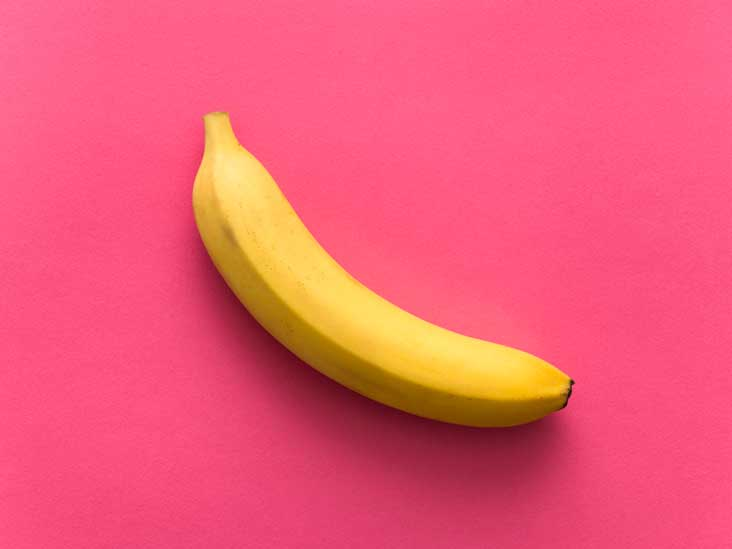
%> input picture src/banana_88.jpg, 732 x 549 px
$ octave --eval "result = roberts(imread('banana_88.jpg'));"   (GNU Octave 9; MATLAB toolbox functions it lacks are replaced by stand-ins)
%> lines starting %> are read from the running program, lines starting %| are printed output that depends on the picture; in (x1, y1, x2, y2) boxes, pixels count from 0 and x2, y2 are one past the last pixel; in counts of white or black regions, pixels touching at a corner belong together; the program's own positions count from 1
function edge_image = roberts(img)
    [M,N,D]=size(img);
%> M = 549; N = 732; D = 3
    Rx = [1 0; 0 -1];
    Ry = [0 1; -1 0];
    Jx = convn(double(img), double(Rx), 'same');
    Jy = convn(double(img), double(Ry), 'same');
    edge_image = sqrt(Jx.^2 + Jy.^2);
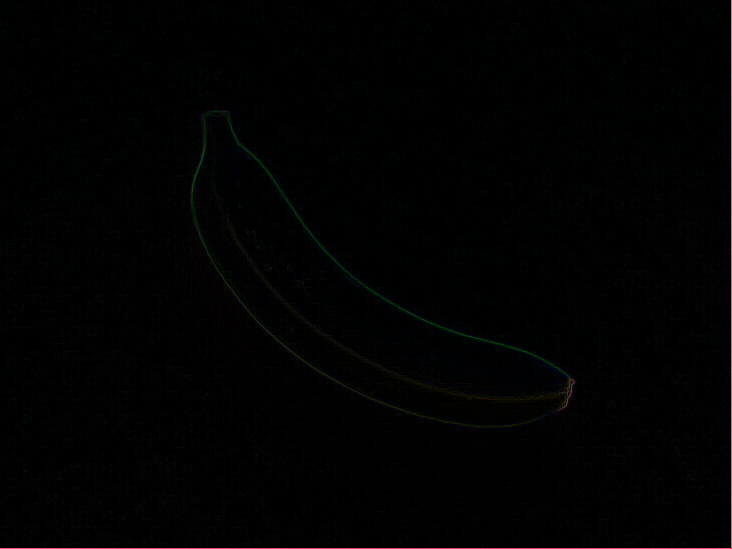
%> edge_image: size 549x732x3 double; mean R, G, B 2.7, 2.5, 2.6; drawn with min black and max white
    for i = 1:M
        edge_image(i,N)=0;
    end
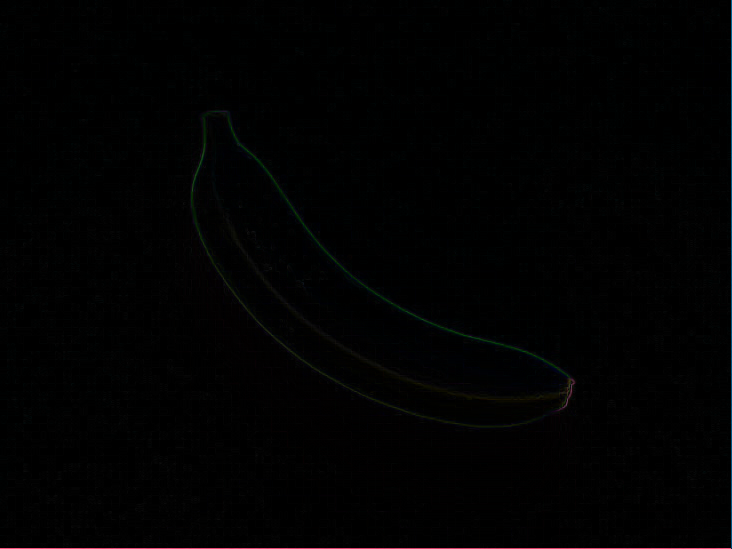
%> edge_image: size 549x732x3 double; 0.14% of pixels changed, all inside (x1, y1, x2, y2) = (731, 0, 732, 549); drawn with min black and max white
    for j = 1:N
        edge_image(M,j)=0;
    end
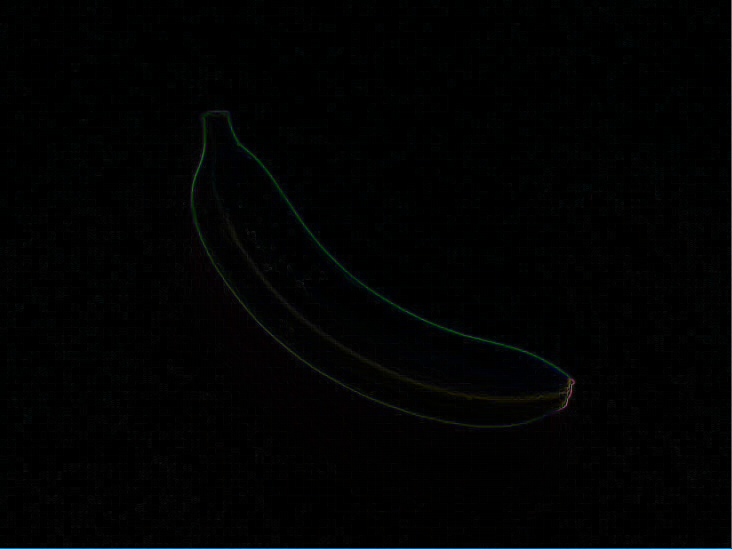
%> edge_image: size 549x732x3 double; 0.18% of pixels changed, all inside (x1, y1, x2, y2) = (0, 548, 731, 549)
end
